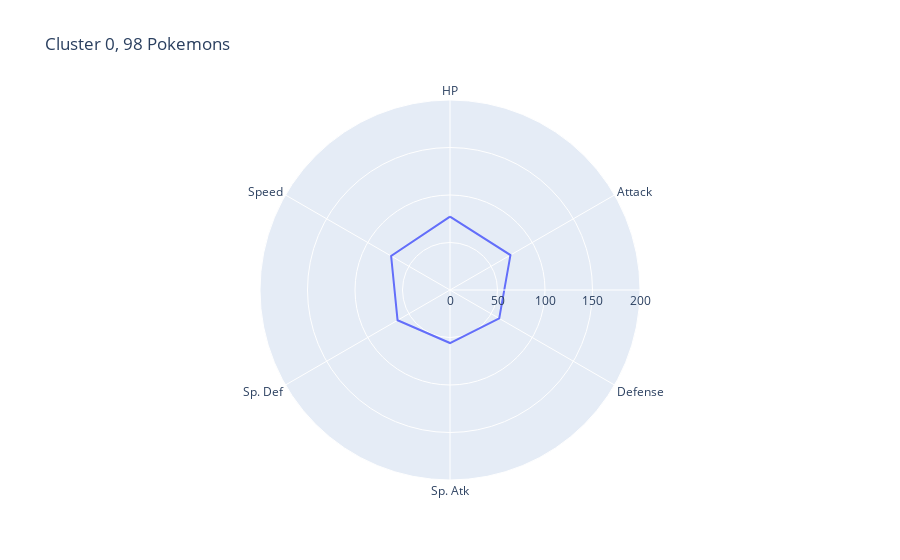
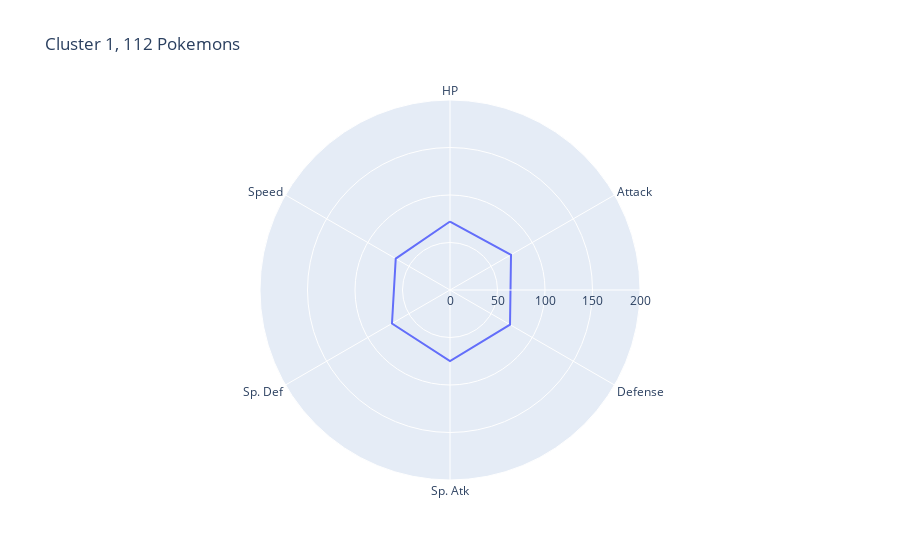
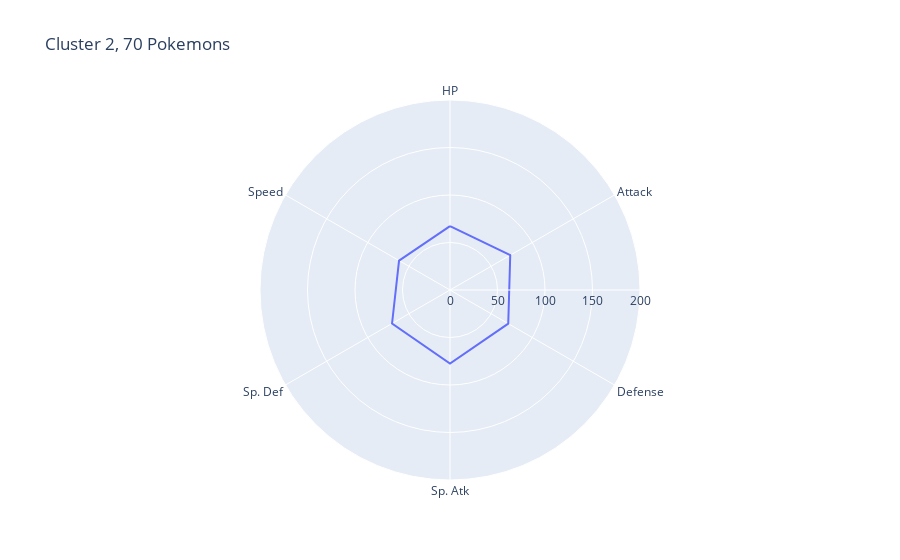
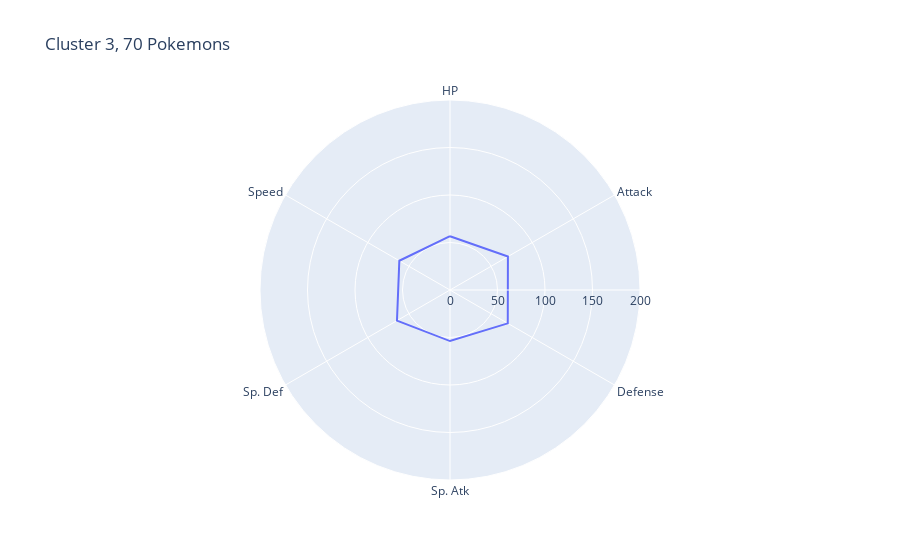

Notebook code cell kept with these figures, in order:
### Code cell
#for each cluster, create a radar plot
# Set the number of clusters to 10
k = 18

# Perform KMeans clustering
kmeans = KMeans(n_clusters=k, random_state=42)
data_new['Cluster'] = kmeans.fit_predict(data_scaled)

clusters = data_new['Cluster'].unique()
for cluster in sorted(clusters):
    fig = go.Figure()
    cluster_data = data_new[data_new['Cluster'] == cluster].drop('Cluster', axis=1)
    numerical_features = cluster_data.select_dtypes(include=['float64', 'int64']).columns
    cluster_data = cluster_data[numerical_features]
    radar_data = cluster_data.mean().reset_index()
    radar_data.columns = ['Stats', 'Values']

    fig = px.line_polar(radar_data, r='Values', theta='Stats', line_close=True, range_r=[0, 200], title=f'Cluster {cluster}, {cluster_data.shape[0]} Pokemons')
    fig.show()

clusters

### Figure 1 — Plotly figure (JSON) as saved in the notebook; plotly's stock layout.template omitted (floating-point values rounded to 4 significant figures)
{"data": [{"hovertemplate": "Values=%{r}<br>Stats=%{theta}<extra></extra>", "legendgroup": "", "line": {"color": "#636efa", "dash": "solid"}, "marker": {"symbol": "circle"}, "mode": "lines", "name": "", "r": [77.28, 73.47, 59.85, 55.82, 63.72, 71.55, 77.28], "showlegend": false, "subplot": "polar", "theta": ["HP", "Attack", "Defense", "Sp. Atk", "Sp. Def", "Speed", "HP"], "type": "scatterpolar"}], "layout": {"legend": {"tracegroupgap": 0}, "polar": {"angularaxis": {"direction": "clockwise", "rotation": 90}, "domain": {"x": [0, 1], "y": [0, 1]}, "radialaxis": {"range": [0, 200]}}, "title": {"text": "Cluster 0, 98 Pokemons"}}}

### Figure 2 — Plotly figure (JSON) as saved in the notebook; plotly's stock layout.template omitted (floating-point values rounded to 4 significant figures)
{"data": [{"hovertemplate": "Values=%{r}<br>Stats=%{theta}<extra></extra>", "legendgroup": "", "line": {"color": "#636efa", "dash": "solid"}, "marker": {"symbol": "circle"}, "mode": "lines", "name": "", "r": [72.06, 74.15, 72.95, 74.81, 70.52, 65.96, 72.06], "showlegend": false, "subplot": "polar", "theta": ["HP", "Attack", "Defense", "Sp. Atk", "Sp. Def", "Speed", "HP"], "type": "scatterpolar"}], "layout": {"legend": {"tracegroupgap": 0}, "polar": {"angularaxis": {"direction": "clockwise", "rotation": 90}, "domain": {"x": [0, 1], "y": [0, 1]}, "radialaxis": {"range": [0, 200]}}, "title": {"text": "Cluster 1, 112 Pokemons"}}}

### Figure 3 — Plotly figure (JSON) as saved in the notebook; plotly's stock layout.template omitted (floating-point values rounded to 4 significant figures)
{"data": [{"hovertemplate": "Values=%{r}<br>Stats=%{theta}<extra></extra>", "legendgroup": "", "line": {"color": "#636efa", "dash": "solid"}, "marker": {"symbol": "circle"}, "mode": "lines", "name": "", "r": [67.27, 73.21, 70.8, 77.5, 70.43, 61.93, 67.27], "showlegend": false, "subplot": "polar", "theta": ["HP", "Attack", "Defense", "Sp. Atk", "Sp. Def", "Speed", "HP"], "type": "scatterpolar"}], "layout": {"legend": {"tracegroupgap": 0}, "polar": {"angularaxis": {"direction": "clockwise", "rotation": 90}, "domain": {"x": [0, 1], "y": [0, 1]}, "radialaxis": {"range": [0, 200]}}, "title": {"text": "Cluster 2, 70 Pokemons"}}}

### Figure 4 — Plotly figure (JSON) as saved in the notebook; plotly's stock layout.template omitted (floating-point values rounded to 4 significant figures)
{"data": [{"hovertemplate": "Values=%{r}<br>Stats=%{theta}<extra></extra>", "legendgroup": "", "line": {"color": "#636efa", "dash": "solid"}, "marker": {"symbol": "circle"}, "mode": "lines", "name": "", "r": [56.64, 70.39, 70.21, 53.74, 64.44, 61.59, 56.64], "showlegend": false, "subplot": "polar", "theta": ["HP", "Attack", "Defense", "Sp. Atk", "Sp. Def", "Speed", "HP"], "type": "scatterpolar"}], "layout": {"legend": {"tracegroupgap": 0}, "polar": {"angularaxis": {"direction": "clockwise", "rotation": 90}, "domain": {"x": [0, 1], "y": [0, 1]}, "radialaxis": {"range": [0, 200]}}, "title": {"text": "Cluster 3, 70 Pokemons"}}}
